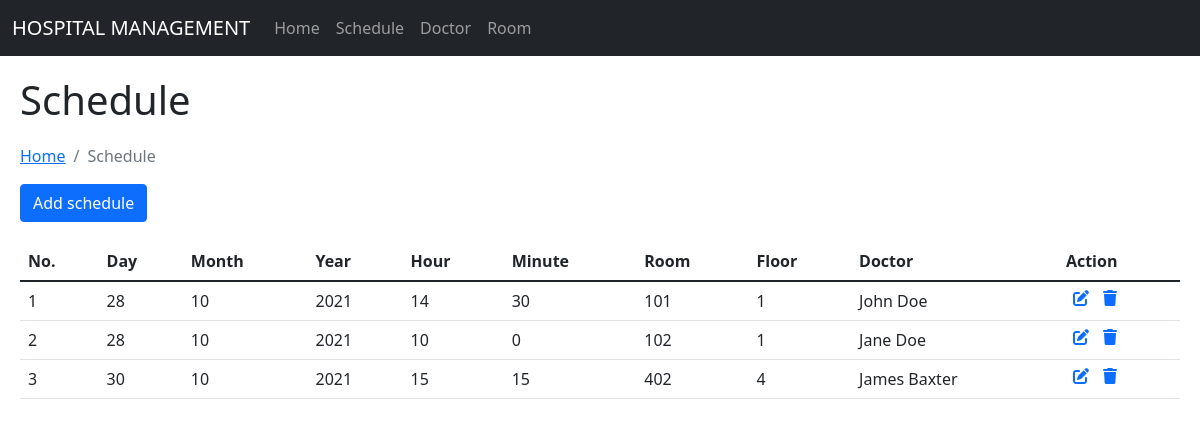
Page /main/schedule.php on the earlier database version.
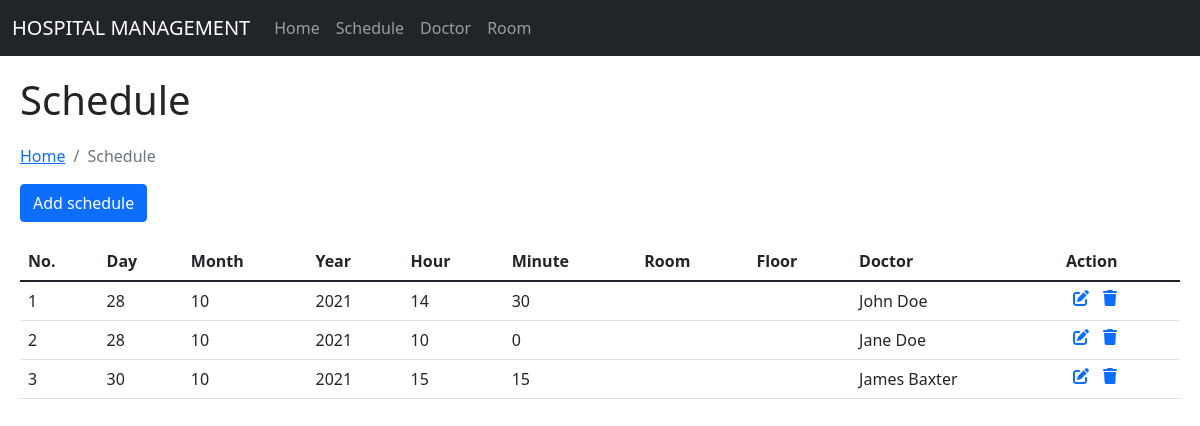
Same page on the later database version.
### tables this page shows
CREATE TABLE schedule(
            id_room     INTEGER,
            id_doctor   INTEGER,
            date        INTEGER,
            month       INTEGER,
            year        INTEGER,
            hour        INTEGER,
            minute      INTEGER,
            FOREIGN KEY(id_room) REFERENCES room(id),
            FOREIGN KEY(id_doctor) REFERENCES doctors(id)
            );

CREATE TABLE room(
            id          INTEGER,
            room_no      INTEGER,
            room_floor       INTEGER,
            room_type        TEXT,
            PRIMARY KEY(id)
            );

CREATE TABLE doctors(
            id          INTEGER,
            first_name  TEXT NOT NULL,
            last_name   TEXT,
            field       TEXT,  
            email       TEXT NOT NULL UNIQUE,
            PRIMARY KEY(id)
            );

### main/schedule.php (the view, shortened to what this page needs)
<?php
    include_once 'static/config.php'
?>
<html lang="en">
<head>
    <link href="https://cdn.jsdelivr.net/npm/bootstrap@5.1.3/dist/css/bootstrap.min.css" rel="stylesheet">
    <link rel="stylesheet" href="../styles/styles.css">
</head>
<body>
    <div>
        <?php include('static/navbar.php'); ?>
    </div>
    <div class="title">
        <h1>Schedule</h1>
    </div>
    <div class="app">
        <div class="list-title margin">
            <nav aria-label="breadcrumb">
                <ol class="breadcrumb">
                    <li class="breadcrumb-item"><a href="index.php">Home</a></li>
                    <li class="breadcrumb-item active" aria-current="page">Schedule</li>
                </ol>
            </nav>
            <div class="div-button-add">
                <a href="add-doctor.php">
                    <button type="button" class="btn btn-primary">
                        Add schedule
                    </button>
                </a>
            </div>
        </div>
        <div class="list-body margin">
            <table class="table table-hover">
                <thead>
                    <tr>
                        <th>No.</th>
                        <th>Day</th>
                        <th>Month</th>
                        <th>Year</th>
                        <th>Hour</th>
                        <th>Minute</th>
                        <th>Room</th>
                        <th>Floor</th>
                        <th>Doctor</th>
                        <th>Action</th>
                    </tr>
                </thead>
                <tbody>
<?php
    $sql = mysqli_query($conn,
        "SELECT * FROM schedule
            JOIN doctors ON schedule.id_doctor = doctors.id
            JOIN room ON schedule.id_room = room.id;");
    $count = 1;
    while($row=mysqli_fetch_array($sql))
        {
?>
                    <tr>
                        <td><?php echo $count;?></td>
                        <td><?php echo $row['date'];?></td>
                        <td><?php echo $row['month'];?></td>
                        <td><?php echo $row['year'];?></td>
                        <td><?php echo $row['hour'];?></td>
                        <td><?php echo $row['minute'];?></td>
                        <td><?php echo $row['number'];?></td>
                        <td><?php echo $row['floor'];?></td>
                        <td><?php
                                echo $row['first_name'];
                                echo $row['last_name'];?>
                        </td>
                        <td>
                            <div class="action-cell">
                                    <a  href="edit-doctor.php?id=<?php echo $row['id'];?>"
                                        class="icon-edit">
                                        <i class="fas fa-edit"></i>
                                    </a>
                                    <a  href="manage.php?id=<?php echo $row['id']?>&del=delete"
                                        onClick="return confirm('Are you sure you want to delete?')"
                                        class="icon-edit">
                                        <i class="fas fa-trash"></i>
                                    </a>
                            </div>
                        </td>
                    </tr>
<?php
    $count=$count+1;
       }?>
                </tbody>
            </table>
        </div>
    </div>
</body>
</html>

### main/static/navbar.php (shortened to what this page needs)
<nav class="navbar navbar-expand-lg navbar-dark bg-dark">
  <div class="container-fluid">
    <a class="navbar-brand" href="index.php">HOSPITAL MANAGEMENT</a>
    <div class="collapse navbar-collapse" id="navbarNav">
      <ul class="navbar-nav">
        <li class="nav-item">
          <a class="nav-link" href="index.php">Home</a>
        </li>
        <li class="nav-item">
          <a class="nav-link" href="schedule.php">Schedule</a>
        </li>
        <li class="nav-item">
          <a class="nav-link" href="doctor.php">Doctor</a>
        </li>
        <li class="nav-item">
          <a class="nav-link" href="room.php">Room</a>
        </li>
      </ul>
    </div>
  </div>
</nav>

### styles/styles.css (style rules this page uses)
.title { margin: 20px; }
.margin { margin: 20px; }
.icon-edit { padding:0px 7px 0px 7px; }
.action-cell { display: flex; flex-direction: row; width: 20px; }

Differences in the rows shown:
changed through a linked row, schedule "John": id_room.number "101" → (not shown); id_room.floor "1" → (not shown)
changed through a linked row, schedule "Jane": id_room.number "102" → (not shown); id_room.floor "1" → (not shown)
changed through a linked row, schedule "James": id_room.number "402" → (not shown); id_room.floor "4" → (not shown)
